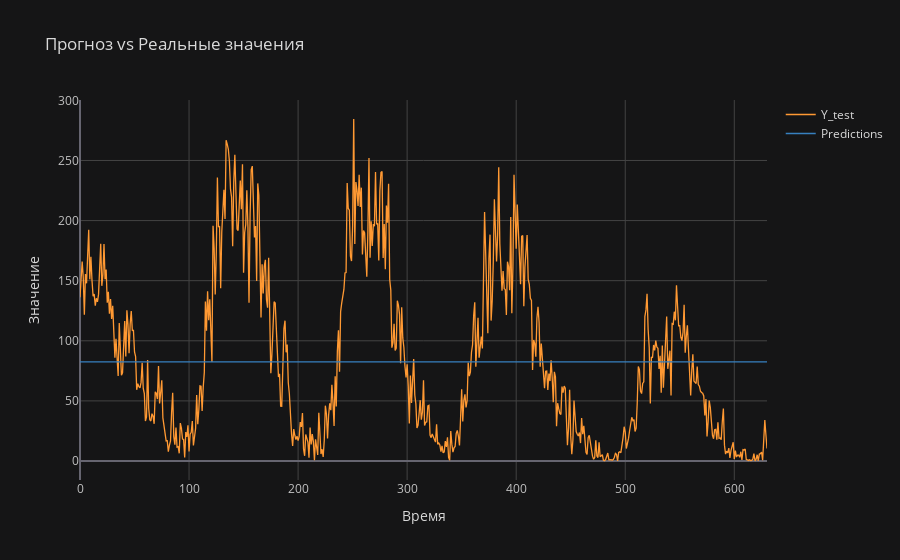

Here is the notebook cell this chart was saved with:
### Code cell
y_test_inv = scaler_y.inverse_transform(y_test.reshape(-1, 1))
predictions_inv = scaler_y.inverse_transform(predictions)
df_test = pd.DataFrame({
    'Y_test': y_test_inv.ravel(),
    'Predictions': predictions_inv.ravel()
})
# Отобразить на графике
df_test.iplot(title="Прогноз vs Реальные значения", xTitle="Время", yTitle="Значение", theme="solar")

### Figure 1 — Plotly figure (JSON) as saved in the notebook; plotly's stock layout.template omitted (floating-point values rounded to 4 significant figures; data arrays with more than 128 entries replaced by an {"elided": "..."} marker saying what was removed)
{"data": [{"line": {"color": "rgba(255, 153, 51, 1.0)", "dash": "solid", "shape": "linear", "width": 1.3}, "mode": "lines", "name": "Y_test", "text": "", "type": "scatter", "x": {"elided": "631 int values"}, "y": {"elided": "631 float values"}}, {"line": {"color": "rgba(55, 128, 191, 1.0)", "dash": "solid", "shape": "linear", "width": 1.3}, "mode": "lines", "name": "Predictions", "text": "", "type": "scatter", "x": {"elided": "631 int values"}, "y": {"elided": "631 float values"}}], "layout": {"legend": {"bgcolor": "#151516", "font": {"color": "#D9D9D9"}}, "paper_bgcolor": "#151516", "plot_bgcolor": "#151516", "title": {"font": {"color": "#D9D9D9"}, "text": "Прогноз vs Реальные значения"}, "xaxis": {"gridcolor": "#434343", "showgrid": true, "tickfont": {"color": "#C2C2C2"}, "title": {"font": {"color": "#D9D9D9"}, "text": "Время"}, "zerolinecolor": "#666570"}, "yaxis": {"gridcolor": "#434343", "showgrid": true, "tickfont": {"color": "#C2C2C2"}, "title": {"font": {"color": "#D9D9D9"}, "text": "Значение"}, "zerolinecolor": "#666570"}}}
